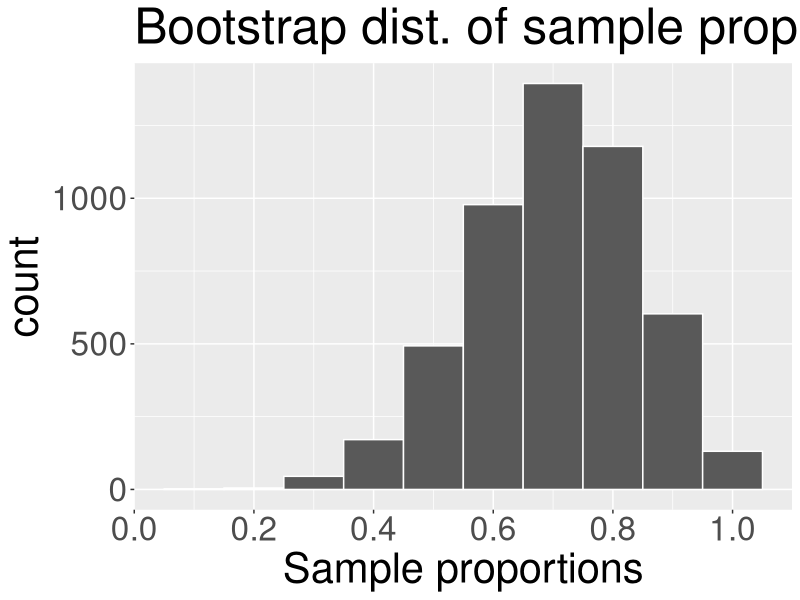
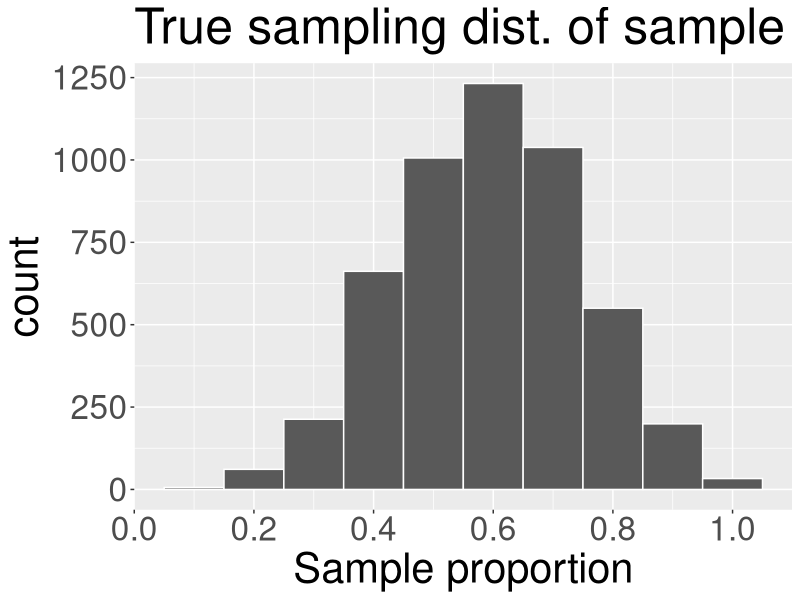
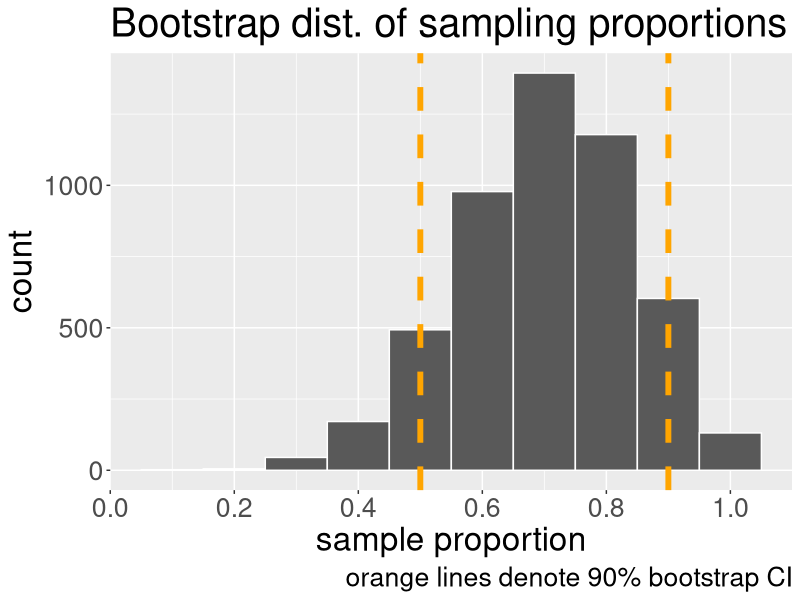
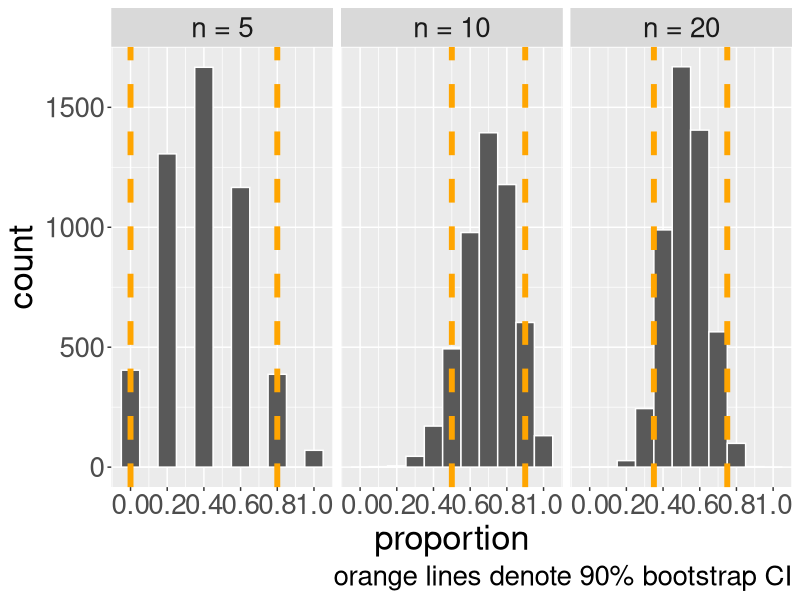

Recreate these plots in R, in order.
## ---- chunk 1
knitr::opts_chunk$set(echo = F, warning = F, messabundance = F)
library(tidyverse)
library(readr)
plot_theme <- theme(text = element_text(size = 24))

get_bootstrap <- function(x, n, B, stat){
  bootstrap_stats <- rep(NA, B)
  for(b in 1:B){
    # resample
    x_boot <- sample(x = x, size = n, replace = TRUE)
    # calculate and store bootstrap statistic
    if(stat %in% c("mean", "prop")){
      bootstrap_stats[b] <- mean(x_boot)
    }
  }
  bootstrap_stats
}
## ---- chunk 2
B <- 5000
## ---- chunk 3
set.seed(1)
x <- c(rep(1,7), rep(0, 3))
n <- length(x)
boot_props <- rep(NA, B)
for(b in 1:B){
  x_b <- sample(x, size = n, replace = TRUE)
  boot_props[b] <- mean(x_b)
}

boot_df <- data.frame(props = boot_props) 
## ---- chunk 4
boot_df |>
  ggplot(aes(x = props)) +
  geom_histogram(bins = 10, col = "white") +
  labs(x="Sample proportions", title = "Bootstrap dist. of sample proportion")+
    theme(text = element_text(size = 30)) +
    scale_x_continuous(breaks = seq(0,1,0.2))
## ---- chunk 5
class_dat <- read_csv("../data/stat201_data.csv")
pop <- rep(0, nrow(class_dat))
pop[class_dat$pronounciation == "berry"] <- 1
p_true <- mean(pop)
p_resamp <- rep(NA, B)
for(b in 1:B){
  p_resamp[b] <- mean(sample(pop, n, replace = T))
}
sampling_df <- data.frame(props = p_resamp)
ggplot(sampling_df, aes(x = props)) +
  geom_histogram(bins = 10, col = "white") +
  labs(title = "True sampling dist. of sample proportions",
       x = "Sample proportion")+
  scale_x_continuous(breaks = seq(0,1,0.2)) +
    theme(text = element_text(size = 30)) 
## ---- chunk 6
# data frame containing our bootstrap statistics
gamma <- 0.9

bounds <- quantile(boot_props, c((1-gamma)/2, (1+gamma)/2))
boot_df |>
  ggplot(aes(x = props)) +
  geom_histogram(binwidth = 0.1, col = "white")+
  geom_vline(xintercept = bounds[1], col = "orange", linetype = "dashed",
             size = 2)+
  geom_vline(xintercept = bounds[2], col = "orange", linetype = "dashed",
             size = 2)+
  scale_x_continuous(breaks = seq(0,1,0.2)) +
  labs(caption = paste0("orange lines denote ",gamma*100, "% bootstrap CI"), x = "sample proportion",
       title = "Bootstrap dist. of sampling proportions")+
  theme(text = element_text(size = 24))

## ---- chunk 7
set.seed(4)
n2 <- 20
n1 <- 5
n_orig <- length(x)
x1 <- sample(pop, n1)
x2 <- sample(pop, n2)
rm(n)
sampling_dfll <- rbind(mutate(boot_df, n = n_orig),
                data.frame(props = get_bootstrap(x2, n2, B, "prop"), 
                           n = n2),
                data.frame(props = get_bootstrap(x1, n1, B, "prop"), n = n1)) |>
  mutate(n_lab = paste0("n = ", n)) |>
    mutate(n_lab = factor(n_lab, levels = paste0("n = ", sort(c(n2,n1,n_orig)))))


bounds <- sampling_dfll |>
  group_by(n_lab) |>
  summarise(lb = quantile(props, (1-gamma)/2), ub = quantile(props, (1+gamma)/2))  |>
  ungroup() |>
  data.frame()


## ---- chunk 8
sampling_dfll |>
  ggplot(aes(x = props)) +
  geom_histogram(binwidth = 0.1, col = "white")+
  facet_wrap( ~ n_lab) +
  geom_vline(data = bounds, mapping = aes(xintercept = lb), col = "orange", size = 2, linetype = "dashed")+
  geom_vline(data = bounds, mapping = aes(xintercept = ub), col = "orange",
             size = 2, linetype = "dashed")+
  scale_x_continuous(breaks = seq(0,1,0.2)) +
  theme(text = element_text(size = 25)) +
    labs(caption = paste0("orange lines denote ",gamma*100, "% bootstrap CI"), x = "proportion")
## ---- chunk 9
bounds |>
  rename("n" = n_lab)|>
  mutate(interval = paste0("(", round(lb, 2), ", ", round(ub, 2), ")")) |>
  select(n, interval) |>
  kableExtra::kable()
## ---- chunk 10
x <- c("berry", "burry", "berry", "berry", "berry", "bury", "berry", "burry", "berry", "berry")
n <- length(x)
p_obs <- sum(x == "berry") / n
p_obs
